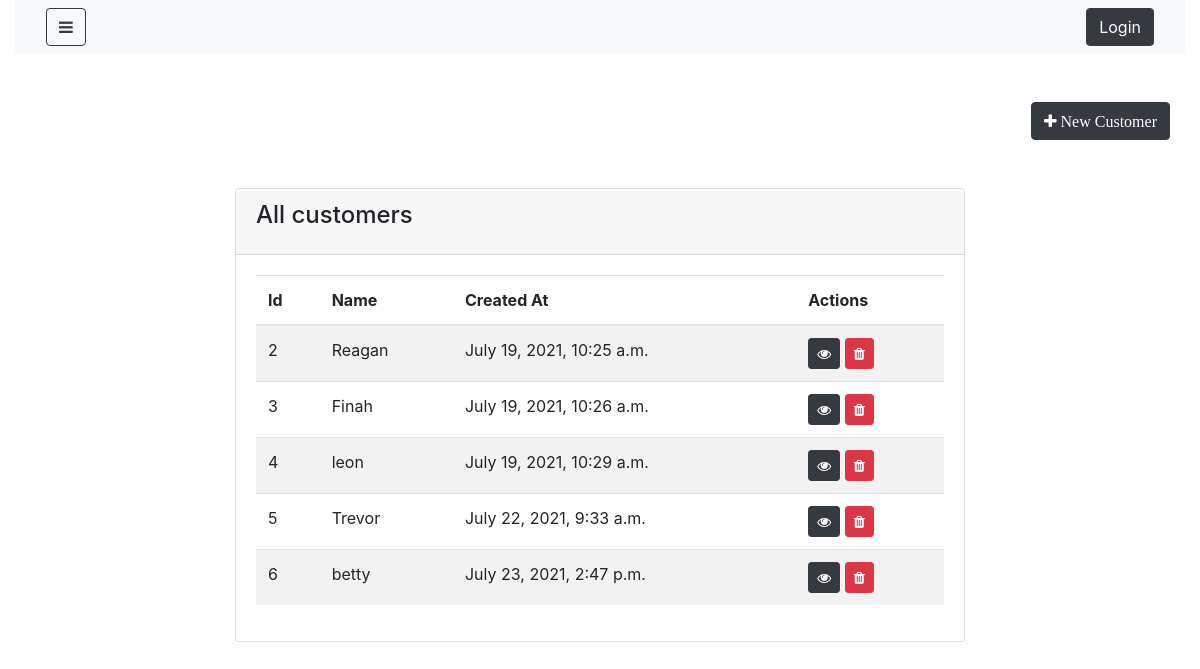
The app's page /customers/, older data.
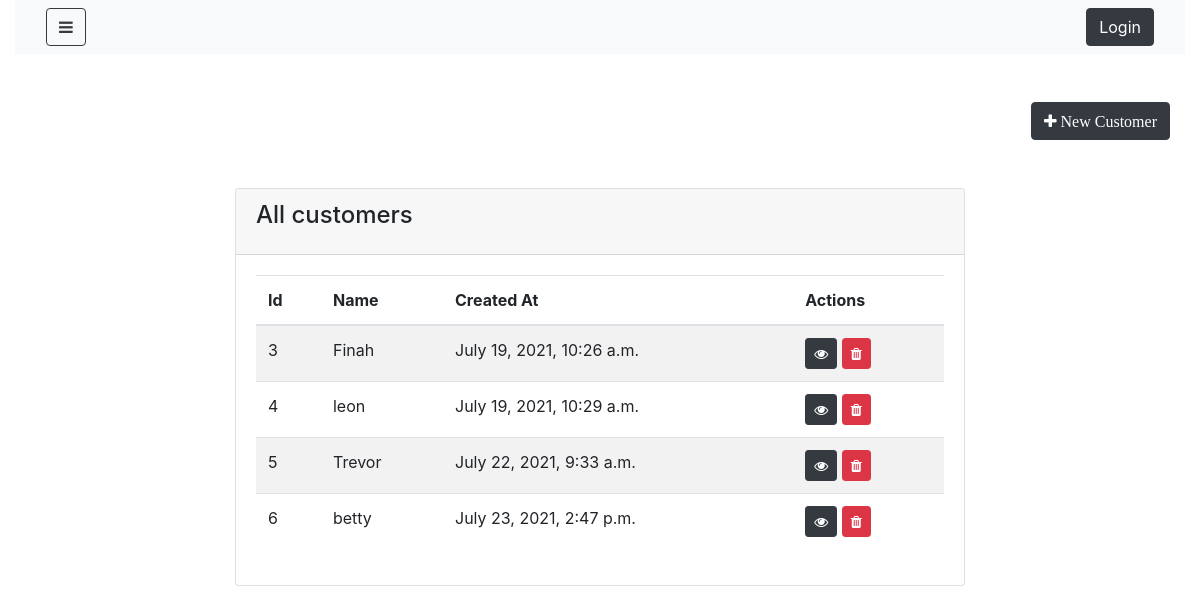
The same page, newer data.
### shop/models.py (models this page shows, shortened)
class Customer(models.Model):
    name=models.CharField(max_length=100, null=False, blank=False)
    phone_number=models.IntegerField(null= True, blank= True)
    email=models.CharField(max_length=100, null=False, blank=False)
    password=models.CharField(max_length=100, null=False, blank=False)
    created_at=models.DateTimeField(auto_now_add=True)
    updated_at= models.DateTimeField(auto_now_add=True)

### shop/views.py (the view)
# urls.py: path('customers/',CustomerList.as_view(),name="Customer"),
class CustomerList(ListView):
    login_required= True
    model = Customer
    template_name= "shop/admin/customer_list.html"

### shop/templates/shop/admin/customer_list.html (shortened to what this page needs)
{% extends 'shop/admin/layouts/admin_master.html' %}
{% block content %}
<div class="container">
    <div class="row my-5">
        <a href="{% url 'Customer_create' %}" class="btn btn-dark ml-auto" >
            <i class ="fa fa-plus" aria-hidden="true"> New Customer </i>
        </a>
    </div>
    <div class="row justify-content-center my-5">
        <div class="col-lg-8">
            <div class="card">
                <div class="card-header">
                    <h4 class="card-title">All customers</h4>
                </div>
                <div class="card-body">
                    <table class="table table-striped table-hover">
                        <thead>
                            <tr>
                                <th>Id</th>
                                <th>Name</th>
                                <th>Created At</th>
                                <th>Actions</th>
                            </tr>
                        </thead>
                        <tbody>
                            {% for object in object_list %}
                               <tr>
                                   <td>{{object.id}}</td>
                                   <td>{{object.name}}</td>
                                   <td>{{object.created_at}}</td>
                                   <td>
                                    <a href="{% url 'Customer_detail' object.id %}"
                                    class="btn btn-dark btn-sm">
                                     <i class="fa fa-eye"></i>
                                   </a>
                                    <button onclick ="deleteCustomer('{{object.id}}')"
                                    class="btn btn-danger btn-sm">
                                    <i class="fa fa-trash"></i>
                                 </button>
                                   </td>
                               </tr>
                            {% endfor %}
                        </tbody>
                    </table>
                </div>
            </div>
        </div>
    </div>
</div>
{% endblock %}

Row changes from the older to the newer data that the page shows:
removed Customer: id "2", name "Reagan", created_at "July 19, 2021, 10:25 a.m."
